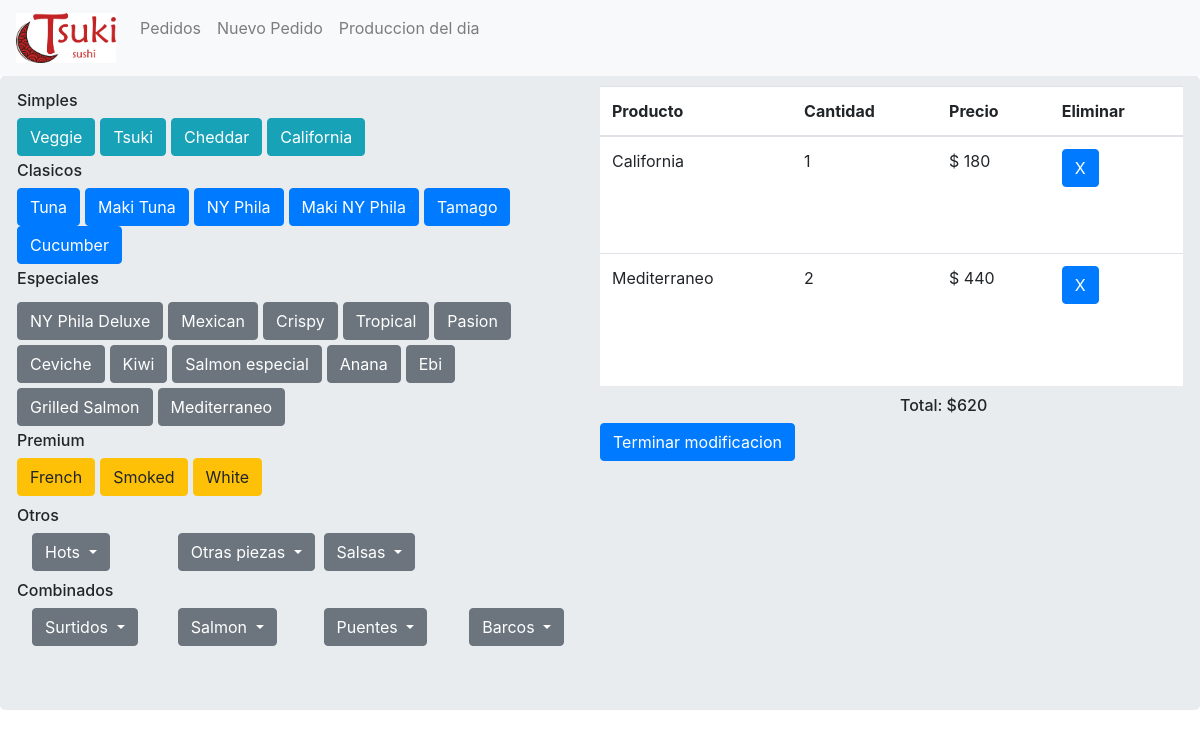
Page /tsuki_app/modificarpedido/agregar/71/r_med/ on the committed database.
### tsuki_app/models.py (models this page shows, shortened)
class Listaprecios(models.Model):
    id                     = models.SlugField(primary_key = True, max_length =256)
    nombre_producto        = models.CharField(max_length=256,null=True)
    precio_producto        = models.IntegerField(null=True)
    categoria_producto     = models.CharField(max_length=20,null=True)

class Productosordenados(models.Model):
    item            = models.ForeignKey(Listaprecios, on_delete=models.CASCADE)
    pedido          = models.ForeignKey(Pedidos, on_delete=models.CASCADE)
    cantidad        = models.IntegerField(default=1)
    def precio_total(self):
        return self.cantidad * self.item.precio_producto

class Pedidos(models.Model):
    fecha             = models.DateField(null=True, default=date.today())
    nombre_cliente    = models.CharField(max_length=256,null=True)
    comentario        = models.CharField(max_length=256,null=True)
    def get_total(self):
        totaal = 0
        for order_item in Productosordenados.objects.filter(pedido=self.id):
            totaal += order_item.precio_total()
        return totaal

### tsuki_app/views.py (the view)
# urls.py: path('modificarpedido/agregar/<int:pk_pedido>/<slug:pk_item>/',views.modificarpedido_agregar ,name='agregarproducto'),
def modificarpedido_agregar(request,pk_pedido,pk_item):
    carrito=Productosordenados.objects.filter(pedido=pk_pedido)
    orden=Pedidos.objects.get(id=pk_pedido)
    try:
        product = carrito.get(item=pk_item)
        product.cantidad += 1
        product.save()
    except:
        itemagregar= Listaprecios.objects.get(id=pk_item)
        product = Productosordenados.objects.create(item=itemagregar, pedido=orden)
        product.save()
    productos= Listaprecios.objects.all()
    carrito=Productosordenados.objects.filter(pedido=pk_pedido)
    return render(request,'tsuki_app/modificar_pedido.html',{'lista':productos,'carro':carrito,'orden':orden})

### templates/tsuki_app/modificar_pedido.html (shortened to what this page needs)
{% extends "tsuki_app/base.html" %}
{% load my_extras %}
{% block body_block %}
<div class="jumbotron">
  <div class="row">
    <div class="col-6">
          <div class="row">
              <h6 class='textosrolls'>Simples</h6>
            </div>
            <div class="row">
              {% for prod in lista %}
              {% if prod.categoria_producto == "Simples"%}
                      <a class="btn btn-info" href="{% url 'tsuki_app:agregarproducto' pk_item=prod.id pk_pedido=orden.id %}" style="margin-right:5px;">{{prod.nombre_producto}}</a>
              {% endif %}
              {% endfor %}
            </div>
          <div class="row">
              <h6 class='textosrolls'>Clasicos</h6>
            </div>
            <div class="row">
            {% for prod in lista %}
            {% if prod.categoria_producto == "Clasicos"%}
                    <a class="btn btn-primary" href="{% url 'tsuki_app:agregarproducto' pk_item=prod.id pk_pedido=orden.id %}" style="margin-right:5px;">{{prod.nombre_producto}}</a>
            {% endif %}
            {% endfor %}
            </div>
          <div class="row">
              <h6 class='textosrolls'>Especiales</h6>
            </div>
            <div class="row">
              {% for prod in lista %}
              {% if prod.categoria_producto == "Especiales"%}
                      <a class="btn btn-secondary" href="{% url 'tsuki_app:agregarproducto' pk_item=prod.id pk_pedido=orden.id %}" style="margin-right:5px;margin-top:5px;">{{prod.nombre_producto}}</a>
              {% endif %}
              {% endfor %}
            </div>
          <div class="row">
                <h6 class='textosrolls'>Premium</h6>
                </div>
                  <div class="row">
                    {% for prod in lista %}
                    {% if prod.categoria_producto == "Premium"%}
                            <a class="btn btn-warning" href="{% url 'tsuki_app:agregarproducto' pk_item=prod.id pk_pedido=orden.id %}" style="margin-right:5px;">{{prod.nombre_producto}}</a>
                    {% endif %}
                    {% endfor %}
                  </div>
          <div class="row">
            <h6 id='combinados'>Otros</h6>
            </div>
            <div class="row">
            <div class="col-3">
                        <button class="btn btn-secondary dropdown-toggle" type="button" id="dropdownMenu2" data-toggle="dropdown" aria-haspopup="true" aria-expanded="false">
                          Hots
                        </button><br>
                      </div>
            <div class="col-3">
                <button class="btn btn-secondary dropdown-toggle" type="button" id="dropdownMenu2" data-toggle="dropdown" aria-haspopup="true" aria-expanded="false">
                  Otras piezas
                </button><br>
                </div>
            <div class="col-3">
                             <button class="btn btn-secondary dropdown-toggle" type="button" id="dropdownMenu2" data-toggle="dropdown" aria-haspopup="true" aria-expanded="false">
                             Salsas
                             </button><br>
                          </div>
           </div>
          <div class="row">
            <h6 id='combinados'>Combinados</h6>
            </div>
            <div class="row">
            <div class="col-3">
              <button class="btn btn-secondary dropdown-toggle" type="button" id="dropdownMenu2" data-toggle="dropdown" aria-haspopup="true" aria-expanded="false">
                Surtidos
              </button><br>
            </div>
            <div class="col-3">
                          <button class="btn btn-secondary dropdown-toggle" type="button" id="dropdownMenu2" data-toggle="dropdown" aria-haspopup="true" aria-expanded="false">
                            Salmon
                          </button><br>
            </div>
            <div class="col-3">
              <button class="btn btn-secondary dropdown-toggle" type="button" id="dropdownMenu2" data-toggle="dropdown" aria-haspopup="true" aria-expanded="false">
                Puentes
              </button><br>
            </div>
            <div class="col-3">
              <button class="btn btn-secondary dropdown-toggle" type="button" id="dropdownMenu2" data-toggle="dropdown" aria-haspopup="true" aria-expanded="false">
                Barcos
              </button><br>
            </div>
           </div>
    </div>
    <div class="col-6">
      <div id="carro" class="row">
         <table id="tabla-carro" class="table">
           <thead>
             <tr>
               <th scope="col">Producto</th>
               <th scope="col">Cantidad</th>
               <th scope="col">Precio</th>
               <th scope="col">Eliminar</th>
             </tr>
           </thead>
           <tbody>
             {% for producto in carro %}
             <tr>
               <td><p>{{producto.item.nombre_producto}}</p></td>
               <td>{{producto.cantidad}}</td>
               <td><p>$ {{producto.precio_total}} </p></td>
               <td><a class="btn btn-primary" href= "{% url 'tsuki_app:quitarproducto' pk_item=producto.id pk_pedido=orden.id %}" >X</a></td>
             </tr>
             {% endfor %}
           </tbody>
         </table>
      </div>
      <div class="row">
        <h6 id="totalcarrito">Total: $ </h6>
        <h6 id="total">{{orden.get_total}}</h6>
      </div>
      <div class="row">
          <a class = 'btn btn-primary' href= "{% url 'tsuki_app:pedidos' %}"> Terminar modificacion </a>
      </div>
   </div>
  </div>
</div>
{% endblock %}

### tsuki_app/static/css/FuentesyEstilos.css (style rules this page uses)
.textosrolls { padding-top:5px; }
.jumbotron { padding-top: 10px; }
#carro { background-color: white; max-height: 300px; height: 300px; overflow-y: auto; }
#total { padding-top: 10px; }
#totalcarrito { padding-left:300px ; padding-top: 10px; }
#combinados { padding-top: 10px; }

### rows in the picture
Listaprecios: nombre_producto "Veggie"
Listaprecios: nombre_producto "Tsuki"
Listaprecios: nombre_producto "Cheddar"
Listaprecios: nombre_producto "California"
Listaprecios: nombre_producto "Tuna"
Listaprecios: nombre_producto "Maki Tuna"
Listaprecios: nombre_producto "NY Phila"
Listaprecios: nombre_producto "Maki NY Phila"
Listaprecios: nombre_producto "Tamago"
Listaprecios: nombre_producto "Cucumber"
Listaprecios: nombre_producto "NY Phila Deluxe"
Listaprecios: nombre_producto "Mexican"
Listaprecios: nombre_producto "Crispy"
Listaprecios: nombre_producto "Tropical"
Listaprecios: nombre_producto "Pasion"
Listaprecios: nombre_producto "Ceviche"
Listaprecios: nombre_producto "Kiwi"
Listaprecios: nombre_producto "Salmon especial"
Listaprecios: nombre_producto "Anana"
Listaprecios: nombre_producto "Ebi"
Listaprecios: nombre_producto "Grilled Salmon"
Listaprecios: nombre_producto "Mediterraneo"
Listaprecios: nombre_producto "French"
Listaprecios: nombre_producto "Smoked"
Listaprecios: nombre_producto "White"
Productosordenados: item.nombre_producto "California", cantidad "1", precio_total "180"
Productosordenados: item.nombre_producto "Mediterraneo", cantidad "2", precio_total "440"
Pedidos: get_total "620"
